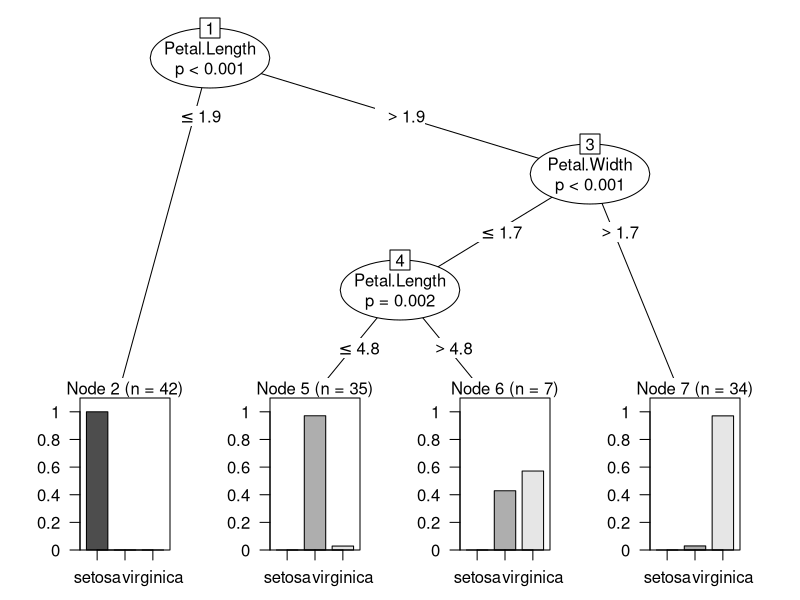
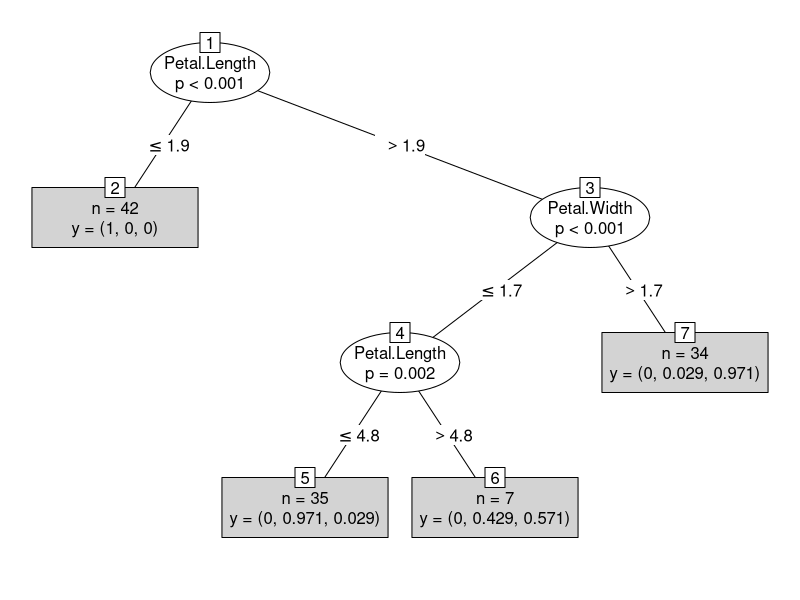
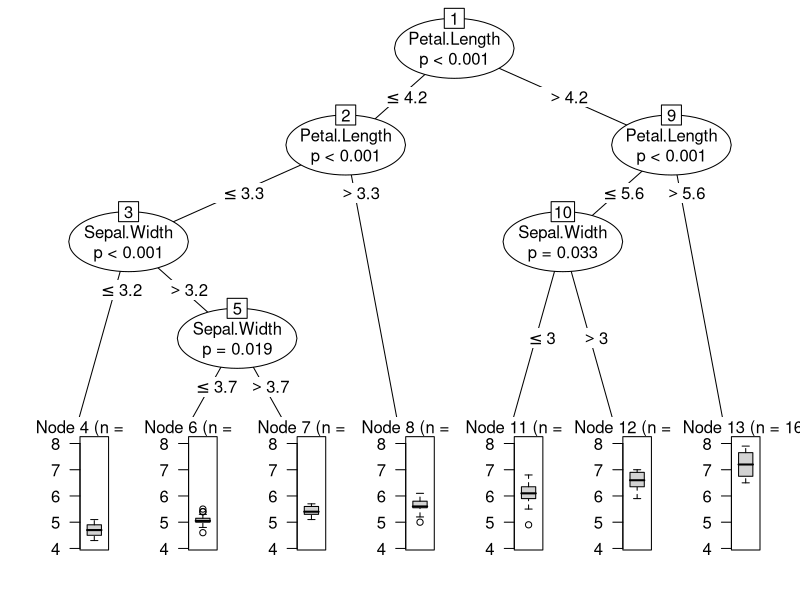

The R script that drew these images, in order:
data<-iris
str(data)
summary(iris)
str(data)

#partition data
set.seed(555)

sample.data<-sample(2,nrow(data),prob=c(0.8,0.2),replace=T)
train=data[sample.data==1,]
test=data[sample.data==2,]

#decision tree model
library(party)

#here species is a categorical variable
tree=ctree(Species~.,train)

#visualization Tree
plot(tree)

#simple tree plot
plot(tree,type="simple")


#if we used for a numerical variable
tree=ctree(Sepal.Length~.,train)
plot(tree)

#prediction and misclassification

#if we only want type
pred1<-predict(tree,train)
pred1

#if we want probability
pred2<-predict(tree,train,type="prob")
pred2


#errors train data
pred3<-predict(tree,train)
tab1<-table(pred3,train$Species)
1-sum(diag(tab1))/sum(tab1)

#errors test data
pred4<-predict(tree,test)
tab2<-table(pred4,test$Species)
1-sum(diag(tab2))/sum(tab2)
